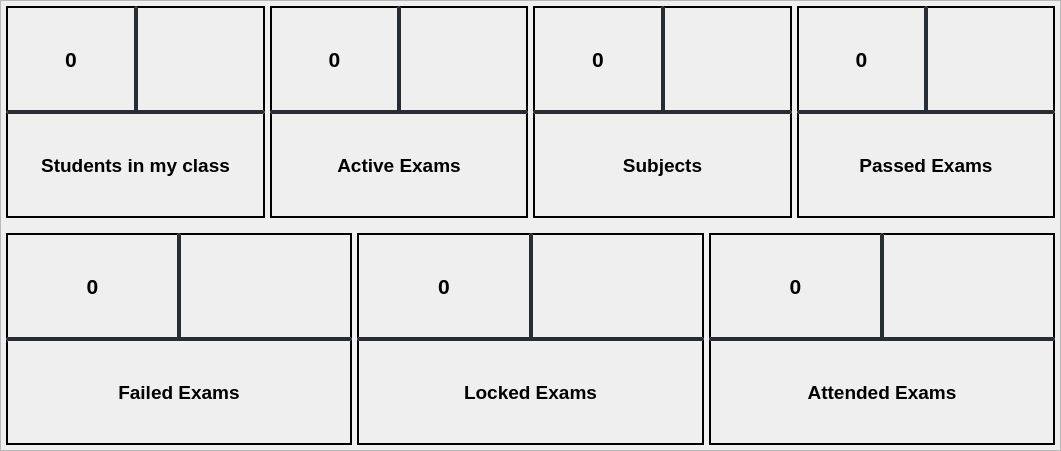
               <widget class="QFrame" name="frame_dashboard">
                <property name="geometry">
                 <rect>
                  <x>0</x>
                  <y>0</y>
                  <width>1061</width>
                  <height>451</height>
                 </rect>
                </property>
                <property name="frameShape">
                 <enum>QFrame::StyledPanel</enum>
                </property>
                <property name="frameShadow">
                 <enum>QFrame::Raised</enum>
                </property>
                <layout class="QVBoxLayout" name="verticalLayout_6">
                 <property name="spacing">
                  <number>5</number>
                 </property>
                 <property name="leftMargin">
                  <number>0</number>
                 </property>
                 <property name="topMargin">
                  <number>0</number>
                 </property>
                 <property name="rightMargin">
                  <number>0</number>
                 </property>
                 <property name="bottomMargin">
                  <number>0</number>
                 </property>
                 <item>
                  <layout class="QHBoxLayout" name="horizontalLayout_9">
                   <property name="spacing">
                    <number>5</number>
                   </property>
                   <property name="sizeConstraint">
                    <enum>QLayout::SetFixedSize</enum>
                   </property>
                   <property name="leftMargin">
                    <number>5</number>
                   </property>
                   <property name="topMargin">
                    <number>5</number>
                   </property>
                   <property name="rightMargin">
                    <number>5</number>
                   </property>
                   <property name="bottomMargin">
                    <number>5</number>
                   </property>
                   <item>
                    <layout class="QVBoxLayout" name="verticalLayout_7">
                     <property name="spacing">
                      <number>0</number>
                     </property>
                     <property name="leftMargin">
                      <number>0</number>
                     </property>
                     <property name="bottomMargin">
                      <number>0</number>
                     </property>
                     <item>
                      <layout class="QHBoxLayout" name="horizontalLayout_12">
                       <property name="spacing">
                        <number>0</number>
                       </property>
                       <property name="leftMargin">
                        <number>0</number>
                       </property>
                       <property name="topMargin">
                        <number>0</number>
                       </property>
                       <property name="bottomMargin">
                        <number>0</number>
                       </property>
                       <item>
                        <widget class="QLabel" name="label_2">
                         <property name="minimumSize">
                          <size>
                           <width>100</width>
                           <height>100</height>
                          </size>
                         </property>
                         <property name="font">
                          <font>
                           <pointsize>16</pointsize>
                           <bold>true</bold>
                          </font>
                         </property>
                         <property name="styleSheet">
                          <string notr="true">border-color: rgb(0, 0, 0);
border: 2px solid;
border-right-color:rgb(40, 44, 52);
border-bottom-color:rgb(40, 44, 52);</string>
                         </property>
                         <property name="text">
                          <string>0</string>
                         </property>
                         <property name="alignment">
                          <set>Qt::AlignCenter</set>
                         </property>
                        </widget>
                       </item>
                       <item>
                        <widget class="QLabel" name="label">
                         <property name="minimumSize">
                          <size>
                           <width>100</width>
                           <height>100</height>
                          </size>
                         </property>
                         <property name="font">
                          <font>
                           <pointsize>14</pointsize>
                          </font>
                         </property>
                         <property name="styleSheet">
                          <string notr="true">
border-color: rgb(0, 0, 0);
border: 2px solid;
border-left-color:rgb(40, 44, 52);
border-bottom-color:rgb(40, 44, 52);</string>
                         </property>
                         <property name="text">
                          <string/>
                         </property>
                         <property name="pixmap">
                          <pixmap resource="files.qrc">:/20x20/icons/20x20/cil-user.png</pixmap>
                         </property>
                         <property name="alignment">
                          <set>Qt::AlignCenter</set>
                         </property>
                        </widget>
                       </item>
                      </layout>
                     </item>
                     <item>
                      <layout class="QHBoxLayout" name="horizontalLayout_18">
                       <item>
                        <widget class="QLabel" name="label_3">
                         <property name="minimumSize">
                          <size>
                           <width>0</width>
                           <height>100</height>
                          </size>
                         </property>
                         <property name="font">
                          <font>
                           <pointsize>14</pointsize>
                           <bold>true</bold>
                          </font>
                         </property>
                         <property name="styleSheet">
                          <string notr="true">border-color: rgb(0, 0, 0);
border: 2px solid;
border-top-color:rgb(40, 44, 52);</string>
                         </property>
                         <property name="text">
                          <string>Students in my class</string>
                         </property>
                         <property name="alignment">
                          <set>Qt::AlignCenter</set>
                         </property>
                        </widget>
                       </item>
                      </layout>
                     </item>
                    </layout>
                   </item>
                   <item>
                    <layout class="QVBoxLayout" name="verticalLayout_10">
                     <property name="spacing">
                      <number>0</number>
                     </property>
                     <item>
                      <layout class="QHBoxLayout" name="horizontalLayout_20">
                       <property name="spacing">
                        <number>0</number>
                       </property>
                       <item>
                        <widget class="QLabel" name="label_4">
                         <property name="font">
                          <font>
                           <pointsize>16</pointsize>
                           <bold>true</bold>
                          </font>
                         </property>
                         <property name="styleSheet">
                          <string notr="true">border-color: rgb(0, 0, 0);
border: 2px solid;
border-right-color:rgb(40, 44, 52);
border-bottom-color:rgb(40, 44, 52);</string>
                         </property>
                         <property name="text">
                          <string>0</string>
                         </property>
                         <property name="alignment">
                          <set>Qt::AlignCenter</set>
                         </property>
                        </widget>
                       </item>
                       <item>
                        <widget class="QLabel" name="label_5">
                         <property name="styleSheet">
                          <string notr="true">
border-color: rgb(0, 0, 0);
border: 2px solid;
border-left-color:rgb(40, 44, 52);
border-bottom-color:rgb(40, 44, 52);</string>
                         </property>
                         <property name="text">
                          <string/>
                         </property>
                         <property name="pixmap">
                          <pixmap resource="files.qrc">:/20x20/icons/20x20/cil-notes.png</pixmap>
                         </property>
                         <property name="alignment">
                          <set>Qt::AlignCenter</set>
                         </property>
                        </widget>
                       </item>
                      </layout>
                     </item>
                     <item>
                      <layout class="QHBoxLayout" name="horizontalLayout_19">
                       <property name="spacing">
                        <number>0</number>
                       </property>
                       <item>
                        <widget class="QLabel" name="label_6">
                         <property name="font">
                          <font>
                           <pointsize>14</pointsize>
                           <bold>true</bold>
                          </font>
                         </property>
                         <property name="styleSheet">
                          <string notr="true">border-color: rgb(0, 0, 0);
border: 2px solid;
border-top-color:rgb(40, 44, 52);</string>
                         </property>
                         <property name="text">
                          <string>Active Exams</string>
                         </property>
                         <property name="alignment">
                          <set>Qt::AlignCenter</set>
                         </property>
                        </widget>
                       </item>
                      </layout>
                     </item>
                    </layout>
                   </item>
                   <item>
                    <layout class="QVBoxLayout" name="verticalLayout_11">
                     <property name="spacing">
                      <number>0</number>
                     </property>
                     <item>
                      <layout class="QHBoxLayout" name="horizontalLayout_22">
                       <property name="spacing">
                        <number>0</number>
                       </property>
                       <item>
                        <widget class="QLabel" name="label_8">
                         <property name="font">
                          <font>
                           <pointsize>16</pointsize>
                           <bold>true</bold>
                          </font>
                         </property>
                         <property name="styleSheet">
                          <string notr="true">border-color: rgb(0, 0, 0);
border: 2px solid;
border-right-color:rgb(40, 44, 52);
border-bottom-color:rgb(40, 44, 52);</string>
                         </property>
                         <property name="text">
                          <string>0</string>
                         </property>
                         <property name="alignment">
                          <set>Qt::AlignCenter</set>
                         </property>
                        </widget>
                       </item>
                       <item>
                        <widget class="QLabel" name="label_7">
                         <property name="styleSheet">
                          <string notr="true">border-color: rgb(0, 0, 0);
border: 2px solid;
border-left-color:rgb(40, 44, 52);
border-bottom-color:rgb(40, 44, 52);</string>
                         </property>
                         <property name="text">
                          <string/>
                         </property>
                         <property name="pixmap">
                          <pixmap resource="files.qrc">:/20x20/icons/20x20/cil-newspaper.png</pixmap>
                         </property>
                         <property name="alignment">
                          <set>Qt::AlignCenter</set>
                         </property>
                        </widget>
                       </item>
                      </layout>
                     </item>
                     <item>
                      <layout class="QHBoxLayout" name="horizontalLayout_21">
                       <property name="spacing">
                        <number>0</number>
                       </property>
                       <item>
                        <widget class="QLabel" name="label_9">
                         <property name="font">
                          <font>
                           <pointsize>14</pointsize>
                           <bold>true</bold>
                          </font>
                         </property>
                         <property name="styleSheet">
                          <string notr="true">border-color: rgb(0, 0, 0);
border: 2px solid;
border-top-color:rgb(40, 44, 52);</string>
                         </property>
                         <property name="text">
                          <string>Subjects</string>
                         </property>
                         <property name="alignment">
                          <set>Qt::AlignCenter</set>
                         </property>
                        </widget>
                       </item>
                      </layout>
                     </item>
                    </layout>
                   </item>
                   <item>
                    <layout class="QVBoxLayout" name="verticalLayout_13">
                     <property name="spacing">
                      <number>0</number>
                     </property>
                     <item>
                      <layout class="QHBoxLayout" name="horizontalLayout_23">
                       <property name="spacing">
                        <number>0</number>
                       </property>
                       <item>
                        <widget class="QLabel" name="label_23">
                         <property name="font">
                          <font>
                           <pointsize>16</pointsize>
                           <bold>true</bold>
                          </font>
                         </property>
                         <property name="styleSheet">
                          <string notr="true">border-color: rgb(0, 0, 0);
border: 2px solid;
border-right-color:rgb(40, 44, 52);
border-bottom-color:rgb(40, 44, 52);</string>
                         </property>
                         <property name="text">
                          <string>0</string>
                         </property>
                         <property name="alignment">
                          <set>Qt::AlignCenter</set>
                         </property>
                        </widget>
                       </item>
                       <item>
                        <widget class="QLabel" name="label_22">
                         <property name="styleSheet">
                          <string notr="true">border-color: rgb(0, 0, 0);
border: 2px solid;
border-left-color:rgb(40, 44, 52);
border-bottom-color:rgb(40, 44, 52);</string>
                         </property>
                         <property name="text">
                          <string/>
                         </property>
                         <property name="pixmap">
                          <pixmap resource="files.qrc">:/20x20/icons/20x20/cil-check.png</pixmap>
                         </property>
                         <property name="alignment">
                          <set>Qt::AlignCenter</set>
                         </property>
                        </widget>
                       </item>
                      </layout>
                     </item>
                     <item>
                      <layout class="QHBoxLayout" name="horizontalLayout_26">
                       <property name="spacing">
                        <number>0</number>
                       </property>
                       <item>
                        <widget class="QLabel" name="label_24">
                         <property name="font">
                          <font>
                           <pointsize>14</pointsize>
                           <bold>true</bold>
                          </font>
                         </property>
                         <property name="styleSheet">
                          <string notr="true">border-color: rgb(0, 0, 0);
border: 2px solid;
border-top-color:rgb(40, 44, 52);</string>
                         </property>
                         <property name="text">
                          <string>Passed Exams</string>
                         </property>
                         <property name="alignment">
                          <set>Qt::AlignCenter</set>
                         </property>
                        </widget>
                       </item>
                      </layout>
                     </item>
                    </layout>
                   </item>
                  </layout>
                 </item>
                 <item>
                  <layout class="QHBoxLayout" name="horizontalLayout_11">
                   <property name="spacing">
                    <number>5</number>
                   </property>
                   <property name="leftMargin">
                    <number>5</number>
                   </property>
                   <property name="topMargin">
                    <number>5</number>
                   </property>
                   <property name="rightMargin">
                    <number>5</number>
                   </property>
                   <property name="bottomMargin">
                    <number>5</number>
                   </property>
                   <item>
                    <layout class="QVBoxLayout" name="verticalLayout_14">
                     <property name="spacing">
                      <number>0</number>
                     </property>
                     <item>
                      <layout class="QHBoxLayout" name="horizontalLayout_27">
                       <property name="spacing">
                        <number>0</number>
                       </property>
                       <item>
                        <widget class="QLabel" name="label_15">
                         <property name="minimumSize">
                          <size>
                           <width>100</width>
                           <height>100</height>
                          </size>
                         </property>
                         <property name="font">
                          <font>
                           <pointsize>16</pointsize>
                           <bold>true</bold>
                          </font>
                         </property>
                         <property name="styleSheet">
                          <string notr="true">border-color: rgb(0, 0, 0);
border: 2px solid;
border-right-color:rgb(40, 44, 52);
border-bottom-color:rgb(40, 44, 52);</string>
                         </property>
                         <property name="text">
                          <string>0</string>
                         </property>
                         <property name="alignment">
                          <set>Qt::AlignCenter</set>
                         </property>
                        </widget>
                       </item>
                       <item>
                        <widget class="QLabel" name="label_14">
                         <property name="minimumSize">
                          <size>
                           <width>100</width>
                           <height>100</height>
                          </size>
                         </property>
                         <property name="styleSheet">
                          <string notr="true">border-color: rgb(0, 0, 0);
border: 2px solid;
border-left-color:rgb(40, 44, 52);
border-bottom-color:rgb(40, 44, 52);</string>
                         </property>
                         <property name="text">
                          <string/>
                         </property>
                         <property name="pixmap">
                          <pixmap resource="files.qrc">:/20x20/icons/20x20/cil-x-circle.png</pixmap>
                         </property>
                         <property name="alignment">
                          <set>Qt::AlignCenter</set>
                         </property>
                        </widget>
                       </item>
                      </layout>
                     </item>
                     <item>
                      <layout class="QHBoxLayout" name="horizontalLayout_29">
                       <property name="spacing">
                        <number>0</number>
                       </property>
                       <item>
                        <widget class="QLabel" name="label_10">
                         <property name="minimumSize">
                          <size>
                           <width>0</width>
                           <height>100</height>
                          </size>
                         </property>
                         <property name="font">
                          <font>
                           <pointsize>14</pointsize>
                           <bold>true</bold>
                          </font>
                         </property>
                         <property name="styleSheet">
                          <string notr="true">border-color: rgb(0, 0, 0);
border: 2px solid;
border-top-color:rgb(40, 44, 52);</string>
                         </property>
                         <property name="text">
                          <string>Failed Exams</string>
                         </property>
                         <property name="alignment">
                          <set>Qt::AlignCenter</set>
                         </property>
                        </widget>
                       </item>
                      </layout>
                     </item>
                    </layout>
                   </item>
                   <item>
                    <layout class="QVBoxLayout" name="verticalLayout_17">
                     <property name="spacing">
                      <number>0</number>
                     </property>
                     <property name="leftMargin">
                      <number>0</number>
                     </property>
                     <property name="topMargin">
                      <number>0</number>
                     </property>
                     <property name="rightMargin">
                      <number>0</number>
                     </property>
                     <property name="bottomMargin">
                      <number>0</number>
                     </property>
                     <item>
                      <layout class="QHBoxLayout" name="horizontalLayout_30">
                       <property name="spacing">
                        <number>0</number>
                       </property>
                       <item>
                        <widget class="QLabel" name="label_17">
                         <property name="font">
                          <font>
                           <pointsize>16</pointsize>
                           <bold>true</bold>
                          </font>
                         </property>
                         <property name="styleSheet">
                          <string notr="true">border-color: rgb(0, 0, 0);
border: 2px solid;
border-right-color:rgb(40, 44, 52);
border-bottom-color:rgb(40, 44, 52);</string>
                         </property>
                         <property name="text">
                          <string>0</string>
                         </property>
                         <property name="alignment">
                          <set>Qt::AlignCenter</set>
                         </property>
                        </widget>
                       </item>
                       <item>
                        <widget class="QLabel" name="label_16">
                         <property name="styleSheet">
                          <string notr="true">border-color: rgb(0, 0, 0);
border: 2px solid;
border-left-color:rgb(40, 44, 52);
border-bottom-color:rgb(40, 44, 52);</string>
                         </property>
                         <property name="text">
                          <string/>
                         </property>
                         <property name="pixmap">
                          <pixmap resource="files.qrc">:/20x20/icons/20x20/cil-https.png</pixmap>
                         </property>
                         <property name="alignment">
                          <set>Qt::AlignCenter</set>
                         </property>
                        </widget>
                       </item>
                      </layout>
                     </item>
                     <item>
                      <layout class="QHBoxLayout" name="horizontalLayout_33">
                       <property name="spacing">
                        <number>0</number>
                       </property>
                       <item>
                        <widget class="QLabel" name="label_11">
                         <property name="font">
                          <font>
                           <pointsize>14</pointsize>
                           <bold>true</bold>
                          </font>
                         </property>
                         <property name="styleSheet">
                          <string notr="true">border-color: rgb(0, 0, 0);
border: 2px solid;
border-top-color:rgb(40, 44, 52);</string>
                         </property>
                         <property name="text">
                          <string>Locked Exams</string>
                         </property>
                         <property name="alignment">
                          <set>Qt::AlignCenter</set>
                         </property>
                        </widget>
                       </item>
                      </layout>
                     </item>
                    </layout>
                   </item>
                   <item>
                    <layout class="QVBoxLayout" name="verticalLayout_18">
                     <property name="spacing">
                      <number>0</number>
                     </property>
                     <property name="leftMargin">
                      <number>0</number>
                     </property>
                     <property name="topMargin">
                      <number>0</number>
                     </property>
                     <property name="rightMargin">
                      <number>0</number>
                     </property>
                     <property name="bottomMargin">
                      <number>0</number>
                     </property>
                     <item>
                      <layout class="QHBoxLayout" name="horizontalLayout_31">
                       <property name="spacing">
                        <number>0</number>
                       </property>
                       <item>
                        <widget class="QLabel" name="label_19">
                         <property name="font">
                          <font>
                           <pointsize>16</pointsize>
                           <bold>true</bold>
                          </font>
                         </property>
                         <property name="styleSheet">
                          <string notr="true">border-color: rgb(0, 0, 0);
border: 2px solid;
border-right-color:rgb(40, 44, 52);
border-bottom-color:rgb(40, 44, 52);</string>
                         </property>
                         <property name="text">
                          <string>0</string>
                         </property>
                         <property name="alignment">
                          <set>Qt::AlignCenter</set>
                         </property>
                        </widget>
                       </item>
                       <item>
                        <widget class="QLabel" name="label_18">
                         <property name="styleSheet">
                          <string notr="true">border-color: rgb(0, 0, 0);
border: 2px solid;
border-left-color:rgb(40, 44, 52);
border-bottom-color:rgb(40, 44, 52);</string>
                         </property>
                         <property name="text">
                          <string/>
                         </property>
                         <property name="pixmap">
                          <pixmap resource="files.qrc">:/20x20/icons/20x20/cil-check-circle.png</pixmap>
                         </property>
                         <property name="alignment">
                          <set>Qt::AlignCenter</set>
                         </property>
                        </widget>
                       </item>
                      </layout>
                     </item>
                     <item>
                      <layout class="QHBoxLayout" name="horizontalLayout_34">
                       <property name="spacing">
                        <number>0</number>
                       </property>
                       <item>
                        <widget class="QLabel" name="label_12">
                         <property name="font">
                          <font>
                           <pointsize>14</pointsize>
                           <bold>true</bold>
                          </font>
                         </property>
                         <property name="styleSheet">
                          <string notr="true">border-color: rgb(0, 0, 0);
border: 2px solid;
border-top-color:rgb(40, 44, 52);</string>
                         </property>
                         <property name="text">
                          <string>Attended Exams</string>
                         </property>
                         <property name="alignment">
                          <set>Qt::AlignCenter</set>
                         </property>
                        </widget>
                       </item>
                      </layout>
                     </item>
                    </layout>
                   </item>
                   <item>
                    <layout class="QVBoxLayout" name="verticalLayout_16">
                     <property name="spacing">
                      <number>0</number>
                     </property>
                     <item>
                      <layout class="QHBoxLayout" name="horizontalLayout_32"/>
                     </item>
                    </layout>
                   </item>
                  </layout>
                 </item>
                </layout>
               </widget>
